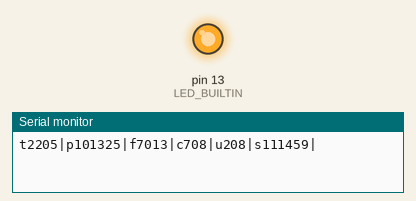
This sketch was run on a simulated Arduino Uno, built with avr-gcc and run on an emulated ATmega328P. Parts: output pins drawn as LEDs (lit = HIGH), the last lines printed to the serial monitor.

Above: at 1.0 s.
At 3.0 s:
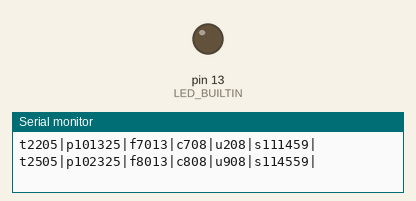
Timing chart, 0 to 5.2 s (numbered marks = the images above):
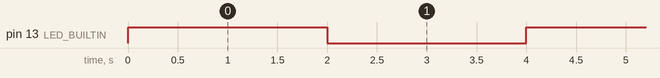

Measured:
- by itself, pin 13 (LED_BUILTIN): alternates HIGH for 2.0 s and LOW for 2.0 s

The sketch:

teste_tx.ino
```cpp
//Transmitter (Tx) Arduino Board Code

void setup()
{
  Serial.begin(9600);
  pinMode(LED_BUILTIN, OUTPUT);
}
void send_data(long int temp, long int pres, long int freq, long int cloro, long int tur) {
  Serial.print("t\n");
  Serial.println(temp);
  delay(50);
  Serial.print("p\n");
  Serial.println(pres);
  delay(50);
  Serial.print("f\n");
  Serial.println(freq);
  delay(50);
  Serial.print("c\n");
  Serial.println(cloro);
  delay(50);
  Serial.print("u\n");
  Serial.println(tur);
  delay(50);
  Serial.print("s\n");
  Serial.println(temp + pres + freq + cloro + tur);
  delay(50);
}
void loop()
{
  digitalWrite(LED_BUILTIN, HIGH);
  Serial.println("t2205|p101325|f7013|c708|u208|s111459|");
  delay(2000);
  digitalWrite(LED_BUILTIN, LOW);
  Serial.println("t2505|p102325|f8013|c808|u908|s114559|");
  delay(2000);
  digitalWrite(LED_BUILTIN, HIGH);
  Serial.println("t2505|p102325|f8013|c808|u908|s114558|");
  delay(2000);
  digitalWrite(LED_BUILTIN, LOW);
  Serial.println("t2105|p101325|f8043|c798|u888|s113159|");
  delay(2000);
}
```
